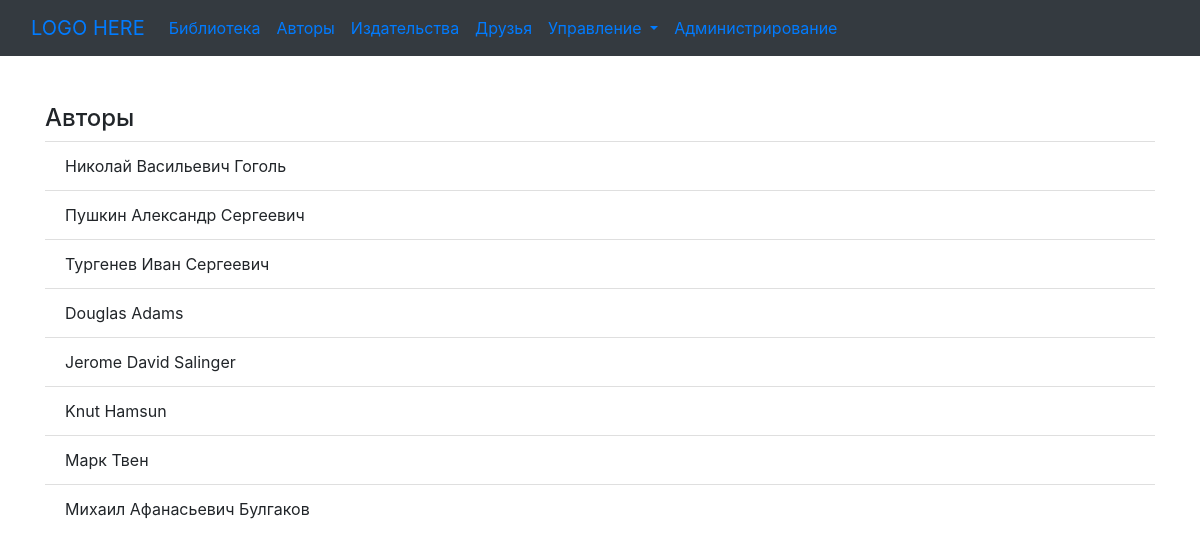
The app's page /author/, older data.
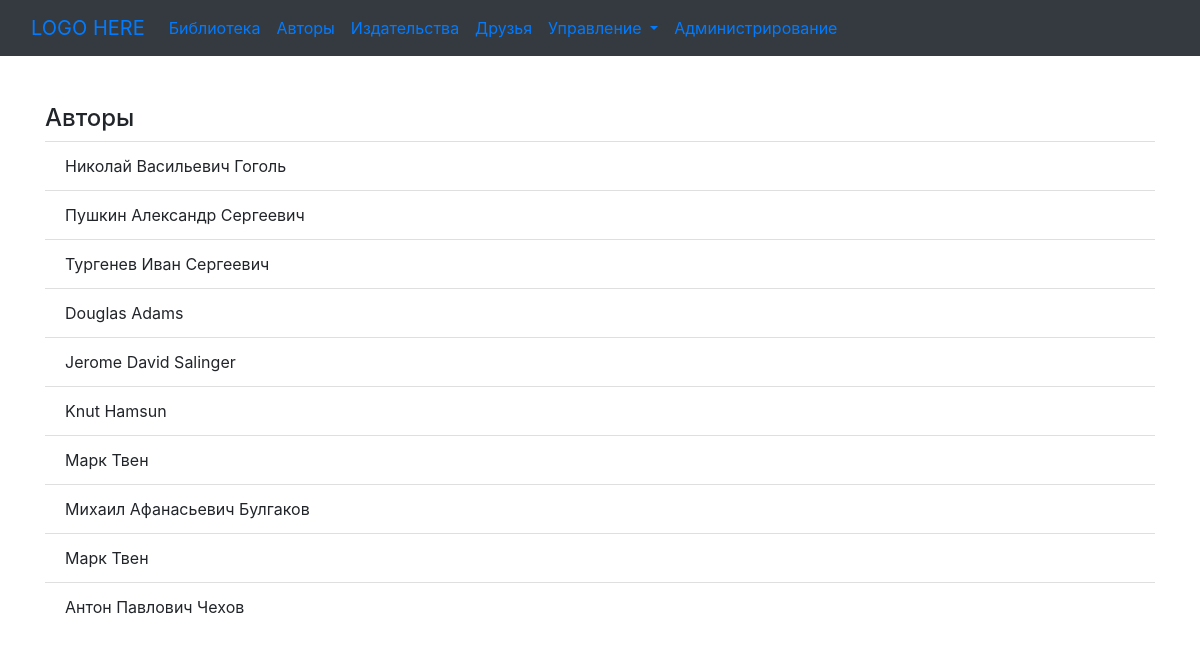
The same page, newer data.
### p_library/models.py (models this page shows, shortened)
class Author(models.Model):
    full_name = models.TextField(verbose_name="Имя")
    birth_year = models.SmallIntegerField(verbose_name="Год рождения")
    country = models.CharField(verbose_name="Страна", max_length=2)

### p_library/views.py (the view)
# urls.py: path('author/', AuthorList.as_view(), name='author_list'),
class AuthorList(ListView):
    model = Author
    template_name = 'author_list.html'

### p_library/templates/author_list.html (shortened to what this page needs)
{% extends "base.html" %}
{% block content %}
	<h4>Авторы</h4>
	<ul class="list-group list-group-flush">
		{% for author in object_list %}
		    <li class="list-group-item">{{ author.full_name }}</li>
		{% endfor %}
	</ul>
{% endblock %}

Row changes from the older to the newer data that the page shows:
added Author: full_name "Марк Твен"
added Author: full_name "Антон Павлович Чехов"
